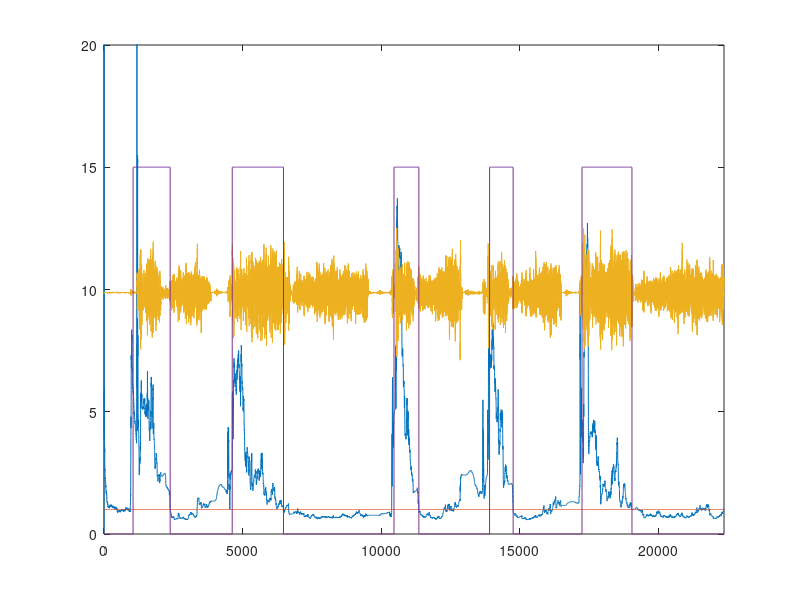

This chart was generated by the following MATLAB code:
m = csvread('298_1.txt'); 
m1 = csvread('298_2.txt');
m2 = csvread('298_3.txt');
m3 = csvread('595_2.txt');
m4 = csvread('298_4.txt');
m5 = csvread('595_1.txt');

t = m4(:,1);
%accel = m3(:,2);
accel = cat(1, m(:,2),m5(:,2), m1(:,2), m2(:,2), m3(:,2)); 

%states

NONE = 0; 
STOPPED = 1; 
RETURNING = 2; 
WALL_PUSH = 3; 
SWIMMING = 4;
STOPPING = 5; 
TRIGGER = 6; 

state = STOPPED;

L1 = 0.1;
L2 = 0.01;
L3 = 0.01;

xfm1 = 9.83;
vim1 = 0; 
sim1 = 0;

R = zeros(1, length(accel)); 
OUT = zeros(1, length(accel));
timer = 0; 
estimated_stop = 0; 
r = 0;
trigger_value = 0; 
for i=2:length(accel)
    xf = L1*accel(i) + (1-L1)*xfm1; 
    vi = L2*(accel(i)-xfm1) * (accel(i)-xfm1) + (1-L2)*vim1; 
    si = L3*(accel(i)-accel(i-1)) * (accel(i)-accel(i-1)) + (1-L3)*sim1;
    rprev = r; 
    r = ((2-L1) *vi) / si;
    
    xfm1 = xf; 
    vim1 = vi; 
    sim1 = si; 
    
    R(i) = ((2-L1) *vi) / si; 
    
    if i < 100
        OUT(i) = 0; 
        continue; 
    end
    
    switch state
        case STOPPED
            OUT(i) = 0; 
            if r > 4
                state = TRIGGER;
                trigger_value = r; 
                timer = 0; 
            end
        case TRIGGER
            OUT(i) = 0; 
            timer = timer + 1; 
            if timer > 5
                if abs(trigger_value - r) < 1
                    trigger_value
                    r
                    % it was probably a tap
                    state = STOPPED; 
                else
                    state = WALL_PUSH; 
                    timer = 0;
                end
            end
        case WALL_PUSH 
            OUT(i) = 0; 
            timer = timer + 1; 
            if timer > 64 && r > 3
               state = SWIMMING;
               i
            end
        case SWIMMING
            OUT(i) = 15; 
            
            if rprev > 1 && r < 1
                timer = 0; 
                state = STOPPED;
                i
            end
        case RETURNING
            OUT(i) = 0; 
        otherwise
    end
end

Y = ones(1, length(R));
plot(R);
hold on; 
plot(Y); 
plot(accel);
plot(OUT); 
hold off; 
axis([0 length(R) 0 20]);